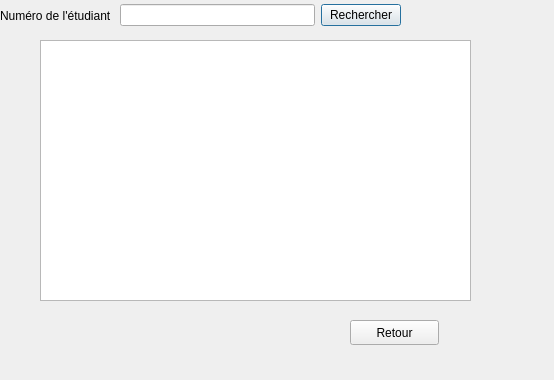
<?xml version="1.0" encoding="UTF-8"?>
<ui version="4.0">
 <class>DetailsNotes</class>
 <widget class="QDialog" name="DetailsNotes">
  <property name="geometry">
   <rect>
    <x>0</x>
    <y>0</y>
    <width>554</width>
    <height>380</height>
   </rect>
  </property>
  <property name="windowTitle">
   <string>Détails des notes d'un étudiant</string>
  </property>
  <widget class="QWidget" name="horizontalLayoutWidget">
   <property name="geometry">
    <rect>
     <x>0</x>
     <y>0</y>
     <width>401</width>
     <height>31</height>
    </rect>
   </property>
   <layout class="QHBoxLayout" name="horizontalLayout">
    <item>
     <widget class="QLabel" name="label">
      <property name="text">
       <string>Numéro de l'étudiant </string>
      </property>
     </widget>
    </item>
    <item>
     <widget class="QLineEdit" name="numeroEtudiant"/>
    </item>
    <item>
     <widget class="QPushButton" name="rechercheEtudiants">
      <property name="text">
       <string>Rechercher</string>
      </property>
     </widget>
    </item>
   </layout>
  </widget>
  <widget class="QTableView" name="tableauAffichage">
   <property name="geometry">
    <rect>
     <x>40</x>
     <y>40</y>
     <width>431</width>
     <height>261</height>
    </rect>
   </property>
  </widget>
  <widget class="QPushButton" name="retour">
   <property name="geometry">
    <rect>
     <x>350</x>
     <y>320</y>
     <width>89</width>
     <height>25</height>
    </rect>
   </property>
   <property name="text">
    <string>Retour</string>
   </property>
  </widget>
 </widget>
 <resources/>
 <connections/>
</ui>
